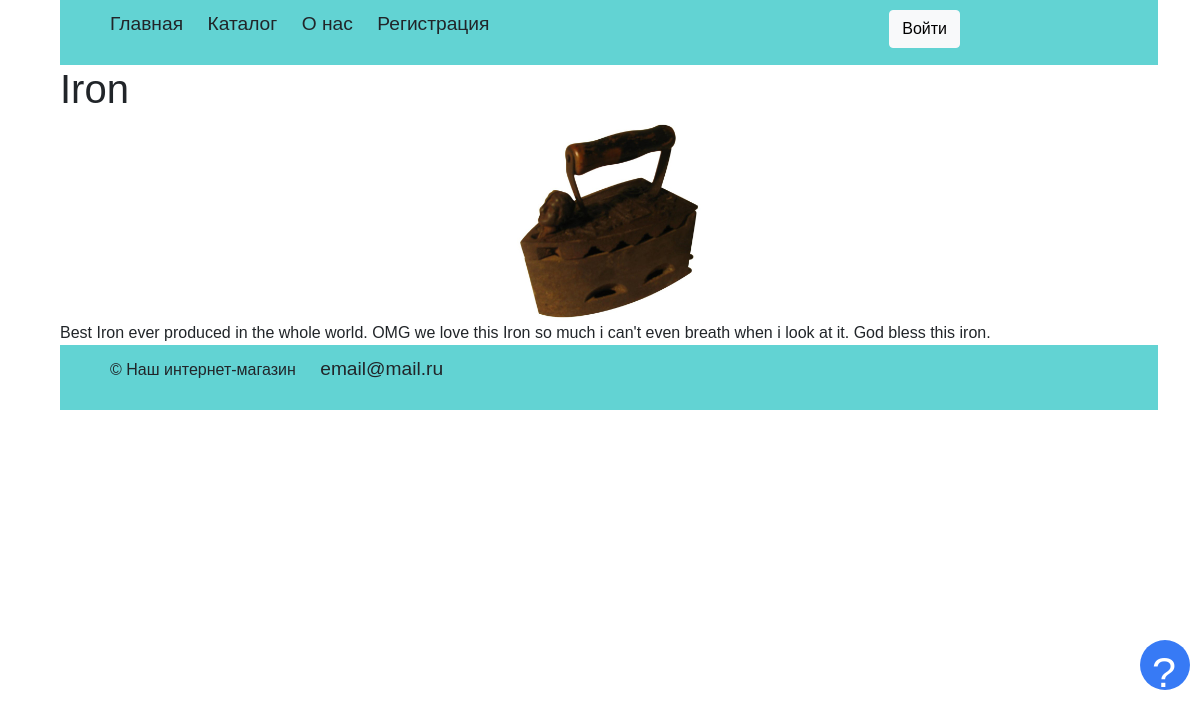
Page /item/Iron on the committed database.
### app/models.py (models this page shows)
class Items(db.Model):
    id = db.Column(db.Integer, primary_key=True)
    name = db.Column(db.String(80), unique=True, nullable=False)
    descr = db.Column(db.String(256))
    price = db.Column(db.Integer, nullable=False)
    image = db.Column(db.String(256))

### app/handlers.py (the view)
@app.route('/item/<item>')
def show_item_profile(item):
    item = escape(item)
    return render_template('item.html', item=Items.query.filter_by(name=item).one())

### app/templates/item.html
{% extends "base.html" %}
{% block content %}
        <div class="data">
            <h1>{{item.name}}</h1>
            <a href="#"><img class="item-img" src="{{ url_for('static', filename='/img/'+item.image) }}"></a>
            <div>
                {{item.descr}}
            </div>
        </div>
{% endblock %}

### app/static/style/style.css (style rules this page uses)
body { font-family: Arial, Helvetica, sans-serif; margin: 0 auto; width: 100%; height: 100%; }
.item-img { width: 200px; display: block; margin: 0 auto; }

### rows in the picture
Items: name "Iron", image (picture), descr "Best Iron ever produced in the whole world. OMG we love this Iron so much i can't even breath when i look at it. God bless this iron."
